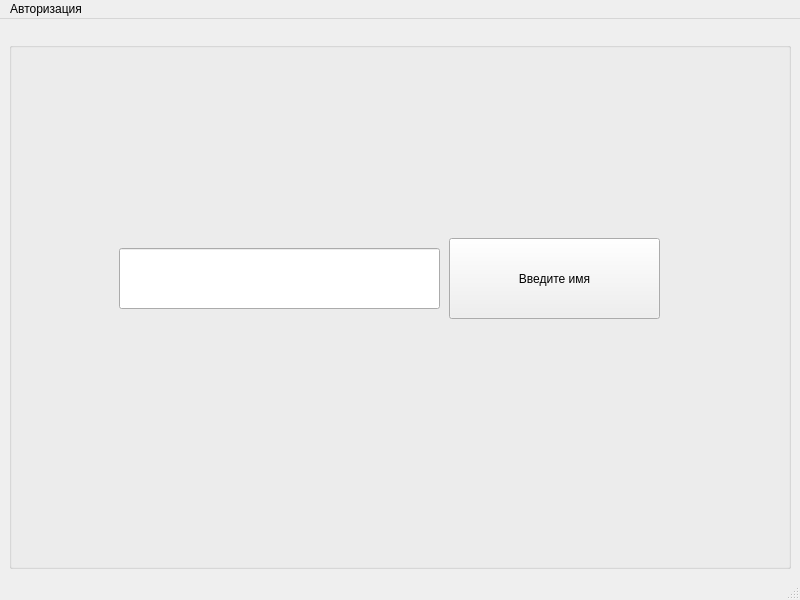
<?xml version="1.0" encoding="UTF-8"?>
<ui version="4.0">
 <class>MainWindow</class>
 <widget class="QMainWindow" name="MainWindow">
  <property name="geometry">
   <rect>
    <x>0</x>
    <y>0</y>
    <width>800</width>
    <height>600</height>
   </rect>
  </property>
  <property name="windowTitle">
   <string>MainWindow</string>
  </property>
  <widget class="QWidget" name="centralwidget">
   <layout class="QHBoxLayout" name="horizontalLayout">
    <item>
     <widget class="QGroupBox" name="groupBox">
      <property name="enabled">
       <bool>true</bool>
      </property>
      <property name="title">
       <string> </string>
      </property>
      <widget class="QPushButton" name="pushButton">
       <property name="geometry">
        <rect>
         <x>440</x>
         <y>210</y>
         <width>211</width>
         <height>81</height>
        </rect>
       </property>
       <property name="text">
        <string>Введите имя</string>
       </property>
      </widget>
      <widget class="QLineEdit" name="nameLine">
       <property name="geometry">
        <rect>
         <x>110</x>
         <y>220</y>
         <width>321</width>
         <height>61</height>
        </rect>
       </property>
       <property name="font">
        <font>
         <pointsize>20</pointsize>
        </font>
       </property>
      </widget>
     </widget>
    </item>
   </layout>
  </widget>
  <widget class="QMenuBar" name="menubar">
   <property name="geometry">
    <rect>
     <x>0</x>
     <y>0</y>
     <width>800</width>
     <height>26</height>
    </rect>
   </property>
   <widget class="QMenu" name="menu">
    <property name="title">
     <string>Авторизация</string>
    </property>
   </widget>
   <addaction name="menu"/>
  </widget>
  <widget class="QStatusBar" name="statusbar"/>
 </widget>
 <resources/>
 <connections/>
</ui>
